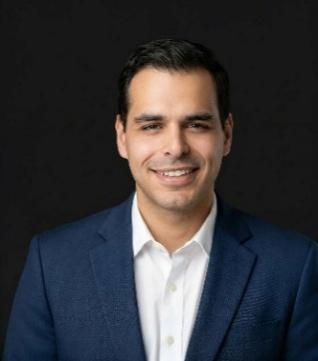
#> input picture source/headshot.jpg, 318 x 361 px
$ python align.py ../source/headshot.jpg ../source/headshot.jpg out.png
#> lines starting #> are read from the running program, lines starting #| are printed output that depends on the picture
import sys, cv2, numpy as np
# usage: align.py ref.png moving.png out.png  -> warps moving onto ref geometry (similarity transform)
ref = cv2.imread(sys.argv[1]); mov = cv2.imread(sys.argv[2])
#> further down, ref is the input picture: shape (361, 318, 3); mean B, G, R 59.2, 55.6, 56.1
g1 = cv2.cvtColor(ref, cv2.COLOR_BGR2GRAY); g2 = cv2.cvtColor(mov, cv2.COLOR_BGR2GRAY)
#> after `g1 = cv2.cvtColor(ref, cv2.COLOR_BGR2GRAY)`:
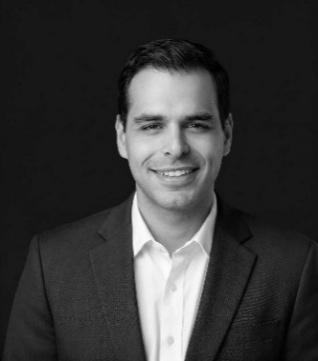
#> g1: shape (361, 318); min 0, max 254, mean 56.2
orb = cv2.ORB_create(8000)
k1, d1 = orb.detectAndCompute(g1, None); k2, d2 = orb.detectAndCompute(g2, None)
#> after `k1, d1 = orb.detectAndCompute(g1, None)`: k1 = 668 keypoints; strongest (x, y, size): (135, 253, 31), (135, 252, 44.6), (137, 246, 77.1), (127, 160, 44.6)
#> after `k2, d2 = orb.detectAndCompute(g2, None)`: k2 has the same summary as k1
m = sorted(cv2.BFMatcher(cv2.NORM_HAMMING, crossCheck=True).match(d2, d1), key=lambda x: x.distance)[:1500]
#> m = 668 matches
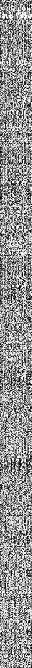
#> d2: shape (668, 32); min 0, max 255, mean 145.6
src = np.float32([k2[x.queryIdx].pt for x in m]); dst = np.float32([k1[x.trainIdx].pt for x in m])
#> after `src = np.float32([k2[x.queryIdx].pt for x in m])`: src = 668 pairs, first value 115 to 256, second value 39 to 290
#> after `dst = np.float32([k1[x.trainIdx].pt for x in m])`: dst has the same summary as src
M, inl = cv2.estimateAffinePartial2D(src, dst, method=cv2.RANSAC, ransacReprojThreshold=4)
#> M = [[1, 0, 0], [0, 1, 0]]; inl = 668 values from 1 to 1
s = np.hypot(M[0,0], M[1,0]); print("scale %.3f tx %.1f ty %.1f inliers %d/%d" % (s, M[0,2], M[1,2], inl.sum(), len(m)))
#> after `s = np.hypot(M[0, 0], M[1, 0])`: s = 1
#| scale 1.000 tx 0.0 ty 0.0 inliers 668/668
bg = tuple(int(v) for v in np.median(mov[5:40, -200:-5].reshape(-1,3), axis=0))
#> bg = (22, 22, 22)
out = cv2.warpAffine(mov, M, (ref.shape[1], ref.shape[0]), flags=cv2.INTER_LANCZOS4, borderMode=cv2.BORDER_CONSTANT, borderValue=bg)
cv2.imwrite(sys.argv[3], out)
